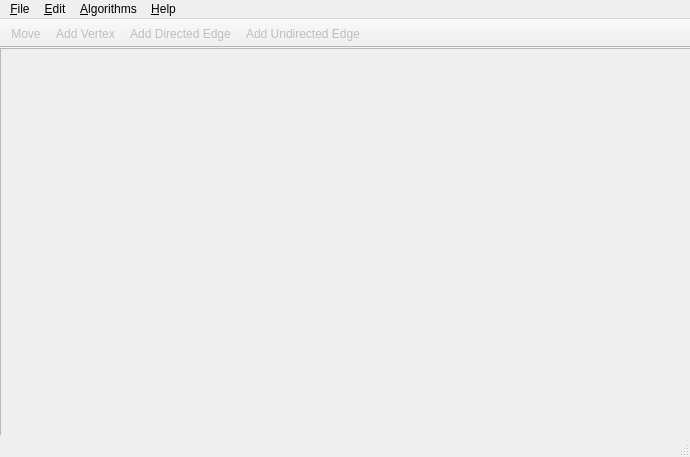
<?xml version="1.0" encoding="UTF-8"?>
<ui version="4.0">
 <class>MainWindow</class>
 <widget class="QMainWindow" name="MainWindow">
  <property name="geometry">
   <rect>
    <x>0</x>
    <y>0</y>
    <width>690</width>
    <height>457</height>
   </rect>
  </property>
  <property name="minimumSize">
   <size>
    <width>0</width>
    <height>0</height>
   </size>
  </property>
  <property name="windowTitle">
   <string>MainWindow</string>
  </property>
  <widget class="QWidget" name="centralWidget">
   <widget class="GraphView" name="graphicsView">
    <property name="enabled">
     <bool>false</bool>
    </property>
    <property name="geometry">
     <rect>
      <x>0</x>
      <y>0</y>
      <width>691</width>
      <height>391</height>
     </rect>
    </property>
    <property name="resizeAnchor">
     <enum>QGraphicsView::NoAnchor</enum>
    </property>
   </widget>
  </widget>
  <widget class="QMenuBar" name="menuBar">
   <property name="geometry">
    <rect>
     <x>0</x>
     <y>0</y>
     <width>690</width>
     <height>21</height>
    </rect>
   </property>
   <widget class="QMenu" name="menuFile">
    <property name="title">
     <string>&amp;File</string>
    </property>
    <widget class="QMenu" name="menuNew">
     <property name="title">
      <string>&amp;New</string>
     </property>
     <widget class="QMenu" name="menuUnweighted_Graph">
      <property name="title">
       <string>&amp;Unweighted Graph</string>
      </property>
      <addaction name="actionNew_Unweighted_Directed_Graph"/>
      <addaction name="actionNew_Unweighted_Undirected_Graph"/>
     </widget>
     <widget class="QMenu" name="menuWeighted_Graph">
      <property name="title">
       <string>&amp;Weighted Graph</string>
      </property>
      <addaction name="actionNew_Weighted_Directed_Graph"/>
      <addaction name="actionNew_Weighted_Undirected_Graph"/>
     </widget>
     <addaction name="menuUnweighted_Graph"/>
     <addaction name="menuWeighted_Graph"/>
    </widget>
    <widget class="QMenu" name="menuExport">
     <property name="enabled">
      <bool>false</bool>
     </property>
     <property name="title">
      <string>&amp;Export</string>
     </property>
     <addaction name="actionPNG"/>
    </widget>
    <addaction name="menuNew"/>
    <addaction name="actionOpen"/>
    <addaction name="separator"/>
    <addaction name="actionSave"/>
    <addaction name="actionSave_as"/>
    <addaction name="menuExport"/>
    <addaction name="separator"/>
    <addaction name="actionClose"/>
    <addaction name="actionQuit"/>
   </widget>
   <widget class="QMenu" name="menuEdit">
    <property name="title">
     <string>&amp;Edit</string>
    </property>
   </widget>
   <widget class="QMenu" name="menu_Algorithms">
    <property name="title">
     <string>&amp;Algorithms</string>
    </property>
    <addaction name="actionLoad"/>
    <addaction name="actionBFS"/>
    <addaction name="actionDFS"/>
    <addaction name="actionTop_sort"/>
    <addaction name="actionShortest_path"/>
    <addaction name="action_Clear"/>
   </widget>
   <widget class="QMenu" name="menuHelp">
    <property name="title">
     <string>&amp;Help</string>
    </property>
    <addaction name="action_About"/>
   </widget>
   <addaction name="menuFile"/>
   <addaction name="menuEdit"/>
   <addaction name="menu_Algorithms"/>
   <addaction name="menuHelp"/>
  </widget>
  <widget class="QToolBar" name="toolBar">
   <property name="windowTitle">
    <string>toolBar</string>
   </property>
   <property name="movable">
    <bool>false</bool>
   </property>
   <property name="iconSize">
    <size>
     <width>16</width>
     <height>16</height>
    </size>
   </property>
   <property name="floatable">
    <bool>false</bool>
   </property>
   <attribute name="toolBarArea">
    <enum>TopToolBarArea</enum>
   </attribute>
   <attribute name="toolBarBreak">
    <bool>false</bool>
   </attribute>
   <addaction name="actionMove"/>
   <addaction name="actionAdd_Vertex"/>
   <addaction name="actionAdd_Directed_Edge"/>
   <addaction name="actionAdd_Undirected_Edge"/>
  </widget>
  <widget class="QStatusBar" name="statusBar"/>
  <action name="actionOpen">
   <property name="text">
    <string>&amp;Open...</string>
   </property>
  </action>
  <action name="actionClose">
   <property name="enabled">
    <bool>false</bool>
   </property>
   <property name="text">
    <string>&amp;Close</string>
   </property>
  </action>
  <action name="actionQuit">
   <property name="text">
    <string>E&amp;xit</string>
   </property>
  </action>
  <action name="actionSave">
   <property name="enabled">
    <bool>false</bool>
   </property>
   <property name="text">
    <string>&amp;Save</string>
   </property>
   <property name="shortcut">
    <string>Ctrl+S</string>
   </property>
  </action>
  <action name="actionSave_as">
   <property name="enabled">
    <bool>false</bool>
   </property>
   <property name="text">
    <string>Save &amp;As...</string>
   </property>
  </action>
  <action name="actionAdd_vertex">
   <property name="enabled">
    <bool>false</bool>
   </property>
   <property name="text">
    <string>Add Vertex</string>
   </property>
  </action>
  <action name="actionDirected">
   <property name="text">
    <string>Directed</string>
   </property>
  </action>
  <action name="actionUndirected">
   <property name="text">
    <string>Undirected</string>
   </property>
  </action>
  <action name="actionPNG">
   <property name="text">
    <string>&amp;PNG</string>
   </property>
  </action>
  <action name="actionAdd_Vertex">
   <property name="enabled">
    <bool>false</bool>
   </property>
   <property name="icon">
    <iconset resource="icons/icons.qrc">
     <normaloff>:/node_icon.bmp</normaloff>
     <normalon>icons/node_icon.bmp</normalon>:/node_icon.bmp</iconset>
   </property>
   <property name="text">
    <string>Add Vertex</string>
   </property>
  </action>
  <action name="actionAdd_Directed_Edge">
   <property name="enabled">
    <bool>false</bool>
   </property>
   <property name="icon">
    <iconset resource="icons/icons.qrc">
     <normaloff>:/directed_arrow_icon.bmp</normaloff>:/directed_arrow_icon.bmp</iconset>
   </property>
   <property name="text">
    <string>Add Directed Edge</string>
   </property>
  </action>
  <action name="actionAdd_Undirected_Edge">
   <property name="enabled">
    <bool>false</bool>
   </property>
   <property name="icon">
    <iconset resource="icons/icons.qrc">
     <normaloff>:/undirected_arrow_icon.bmp</normaloff>:/undirected_arrow_icon.bmp</iconset>
   </property>
   <property name="text">
    <string>Add Undirected Edge</string>
   </property>
  </action>
  <action name="actionMove">
   <property name="enabled">
    <bool>false</bool>
   </property>
   <property name="icon">
    <iconset resource="icons/icons.qrc">
     <normaloff>:/moving_icon.bmp</normaloff>:/moving_icon.bmp</iconset>
   </property>
   <property name="text">
    <string>Move</string>
   </property>
  </action>
  <action name="actionNew_Unweighted_Directed_Graph">
   <property name="text">
    <string>&amp;Directed</string>
   </property>
  </action>
  <action name="actionNew_Unweighted_Undirected_Graph">
   <property name="text">
    <string>&amp;Undirected</string>
   </property>
  </action>
  <action name="actionNew_Weighted_Directed_Graph">
   <property name="text">
    <string>&amp;Directed</string>
   </property>
  </action>
  <action name="actionNew_Weighted_Undirected_Graph">
   <property name="text">
    <string>&amp;Undirected</string>
   </property>
  </action>
  <action name="actionLoad">
   <property name="enabled">
    <bool>false</bool>
   </property>
   <property name="text">
    <string>Load</string>
   </property>
  </action>
  <action name="actionBFS">
   <property name="enabled">
    <bool>false</bool>
   </property>
   <property name="text">
    <string>&amp;BFS</string>
   </property>
  </action>
  <action name="actionDFS">
   <property name="enabled">
    <bool>false</bool>
   </property>
   <property name="text">
    <string>&amp;DFS</string>
   </property>
  </action>
  <action name="actionTop_sort">
   <property name="enabled">
    <bool>false</bool>
   </property>
   <property name="text">
    <string>&amp;Top sort</string>
   </property>
  </action>
  <action name="action_Clear">
   <property name="enabled">
    <bool>false</bool>
   </property>
   <property name="text">
    <string>&amp;Clear results</string>
   </property>
  </action>
  <action name="actionShortest_path">
   <property name="enabled">
    <bool>false</bool>
   </property>
   <property name="text">
    <string>&amp;Shortest path</string>
   </property>
  </action>
  <action name="action_About">
   <property name="text">
    <string>&amp;About</string>
   </property>
  </action>
 </widget>
 <layoutdefault spacing="6" margin="11"/>
 <customwidgets>
  <customwidget>
   <class>GraphView</class>
   <extends>QGraphicsView</extends>
   <header>graphview.h</header>
  </customwidget>
 </customwidgets>
 <resources>
  <include location="icons/icons.qrc"/>
 </resources>
 <connections/>
</ui>
